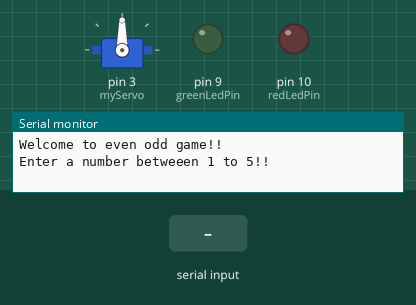
Simulated run of this sketch. Board: Arduino Uno, built with avr-gcc and run on an emulated ATmega328P. Shown: servo, output pins drawn as LEDs (lit = HIGH), the last lines printed to the serial monitor. The inputs (shaded band) are chosen by the test bench. Random numbers use the default seed unless the sketch sets one.

Above: at 1.2 s.
1.3 s: "Even\n" received over Serial
2.8 s: "90,45\n" received over Serial
4.3 s: "5\n" received over Serial
5.8 s: "Odd\n" received over Serial
At 6.27 s:
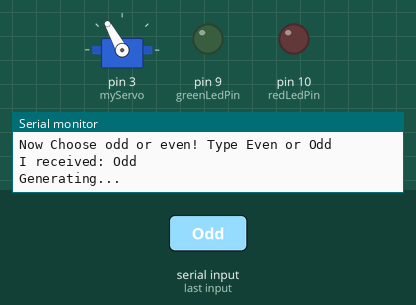
At 12.1 s:
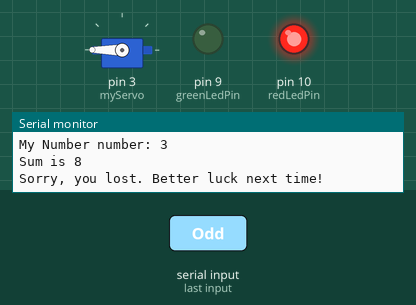
Timing chart, 0 to 12.8 s (numbered marks = the images above; inputs shaded):
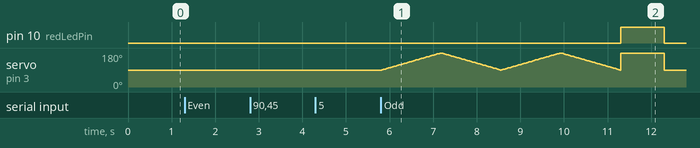

The sketch:

mhakim4lab5.ino
```cpp
/*
   1- Author: Muhammad Hakim (as shown in Blackboard) - UIN : 667621373
   2- Lab: Lab 5 - Communication
   3- Description: In your own words, what is this code supposed to do?
    The code is for a game called the "Even-Odd Game" that involves taking user input from the Serial Monitor and controlling a servo motor.
    The game asks the user to choose a number between 1 and 5 and to choose whether they think the sum of that number and a randomly generated number will be even or odd.
    The servo motor moves like a radar while the random number is generated and then points towards a green LED if the user wins or a red LED if the user loses.
    The game then restarts for another round.
   4-Lab Questions:
                  What function did you use to change the servo position?To change the servo position, the servo.write() function was used.
                  What are the angles of the servo motor for the three directions? 0,90,180
                  What functions/methods did you use to take input? Serial.read() was used to read input from the Serial Monitor. Additionally, the Serial.available() function was used to check if there were any bytes available to be read from the serial port.
   5- References:https://docs.arduino.cc/learn/electronics/servo-motors
                 https://www.tutorialspoint.com/arduino/arduino_servo_motor.htm
                 http://arduino.cc/en/Reference/Serial#.UwYyzfldV8E
                 http://arduino.cc/en/Serial/Available#.UwYy2PldV8E
   6- Demo: "Demonstration uploaded to VoiceThread"
*/

#include <Servo.h>

Servo myServo;
int angle = 90; // initialize the servo angle to 90 degrees (neutral position)

const int greenLedPin = 9;
const int redLedPin = 10;

void setup() {
  Serial.begin(9600); // initialize serial communication at 9600 baud rate
  myServo.attach(3); // attach the servo to pin 3
  pinMode(greenLedPin, OUTPUT); // set the green LED pin as output
  pinMode(redLedPin, OUTPUT); // set the red LED pin as output
  digitalWrite(greenLedPin, LOW); // turn off the green LED
  digitalWrite(redLedPin, LOW); // turn off the red LED
  myServo.write(angle); // move the servo to the neutral position
}

void loop() {
  int userNumber;
  String userChoice;

  Serial.println("Welcome to even odd game!!");
  Serial.println("Enter a number betweeen 1 to 5!!");
  // STEP 6: Take input for the user's number choice
  while(Serial.available() <= 0); // wait until input is available
  String input = Serial.readStringUntil('\n');
  if (input.toInt() == 0 && input != "0") {
    Serial.println("Invalid input. Please enter a number betweeen 1 to 5!!");
    return;
  }
  userNumber = input.toInt();
  Serial.print("I received: ");
  Serial.println(userNumber);

  // validate user input
  if(userNumber < 1 || userNumber > 5) {
    Serial.println("Invalid input.Please enter a number betweeen 1 to 5!!");
    return;
  }

  Serial.println("Now Choose odd or even! Type Even or Odd");

  // STEP 7: Take input for the user's even/odd choice
  while(Serial.available() <= 0); // wait until input is available
  userChoice = Serial.readStringUntil('\n'); // read the input as a string
  userChoice.trim(); // remove any whitespace
  Serial.print("I received: ");
  Serial.println(userChoice);

  // validate user input
  if(userChoice != "Even" && userChoice != "Odd" && userChoice != "odd" && userChoice != "even" && userChoice != "ODD" && userChoice != "EVEN") {
    Serial.println("Invalid input. Please input either Odd or Even");
    return;
  }

  Serial.println("Generating...");

  // STEP 8: Move servo motor like radar
  for(int i = 0; i < 2; i++) { // move the servo back and forth twice
    for(angle = 90; angle <= 180; angle++) { // move servo from neutral position to 180 degrees
      myServo.write(angle); // write the new servo angle
      delay(15); // wait for the servo to move to the new angle
    }
    for(angle = 180; angle >= 90; angle--) { // move servo from 180 degrees to neutral position
      myServo.write(angle); // write the new servo angle
      delay(15); // wait for the servo to move to the new angle
    }
  }

  // STEP 9: Generate a random number and sum with user's number choice
  int randomNumber = random(1, 6); // generate a random number between 1 and 5
  int sum = userNumber + randomNumber;
  Serial.print("My Number number: ");
  Serial.println(randomNumber);
  Serial.print("Sum is ");
  Serial.println(sum);

  // determine if the sum is even or odd
  bool isEven = sum % 2 == 0;
  bool userWins = (isEven && userChoice == "Even") || (!isEven && userChoice == "Odd") || (isEven && userChoice == "EVEN");

  // STEP 10: Print result and move servo motor to the corresponding LED
  if(userWins) {
    Serial.println("Congratulations! You won!");
    digitalWrite(greenLedPin, HIGH); // turn on the green LED
    digitalWrite(redLedPin, LOW); // turn off the red LED
        angle = 0;
    myServo.write(angle); // move the servo to the green LED position
    delay(1000); // wait for 1 second
    digitalWrite(greenLedPin, LOW); // turn off the green LED
    digitalWrite(redLedPin, LOW); // turn off the red LED
    myServo.write(90); // move the servo back to the neutral position
  }
  else {
    Serial.println("Sorry, you lost. Better luck next time!");
    digitalWrite(greenLedPin, LOW); // turn off the green LED
    digitalWrite(redLedPin, HIGH); // turn on the red LED
    angle = 180; // set the servo angle to 180 degrees
    myServo.write(angle); // move the servo to the red LED position
    delay(1000); // wait for 1 second
    digitalWrite(greenLedPin, LOW); // turn off the green LED
    digitalWrite(redLedPin, LOW); // turn off the red LED
    myServo.write(90); // move the servo back to the neutral position
  }
}
```

Measured:
- after the input at 5.8 s, pin 10 (redLedPin): LOW → HIGH after 5.5 s, → LOW 1.0 s later
